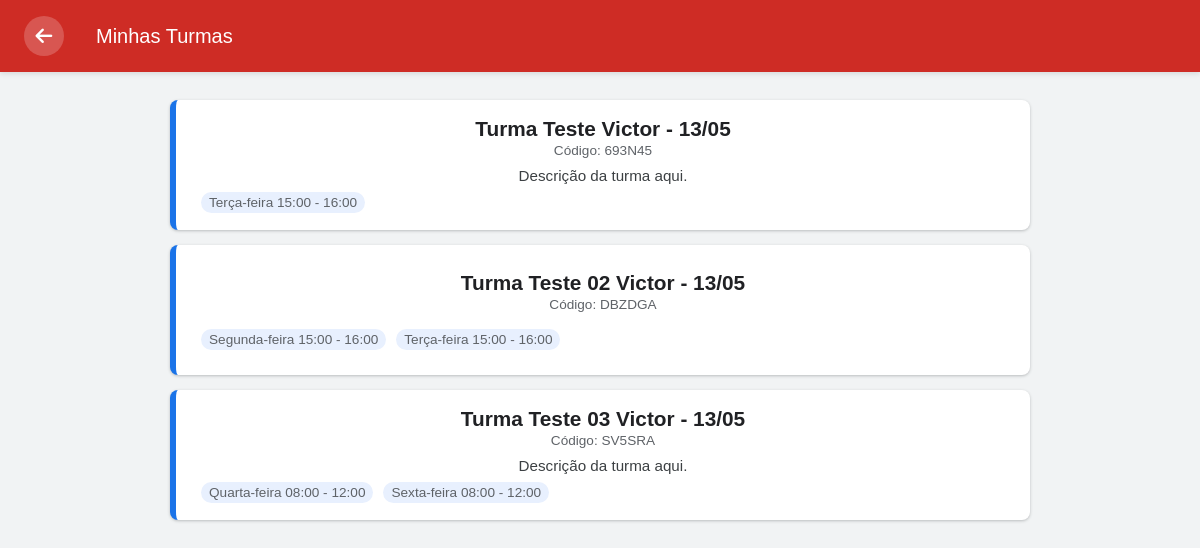
Before: /turmas/listar/ (signed in) with the older database file.
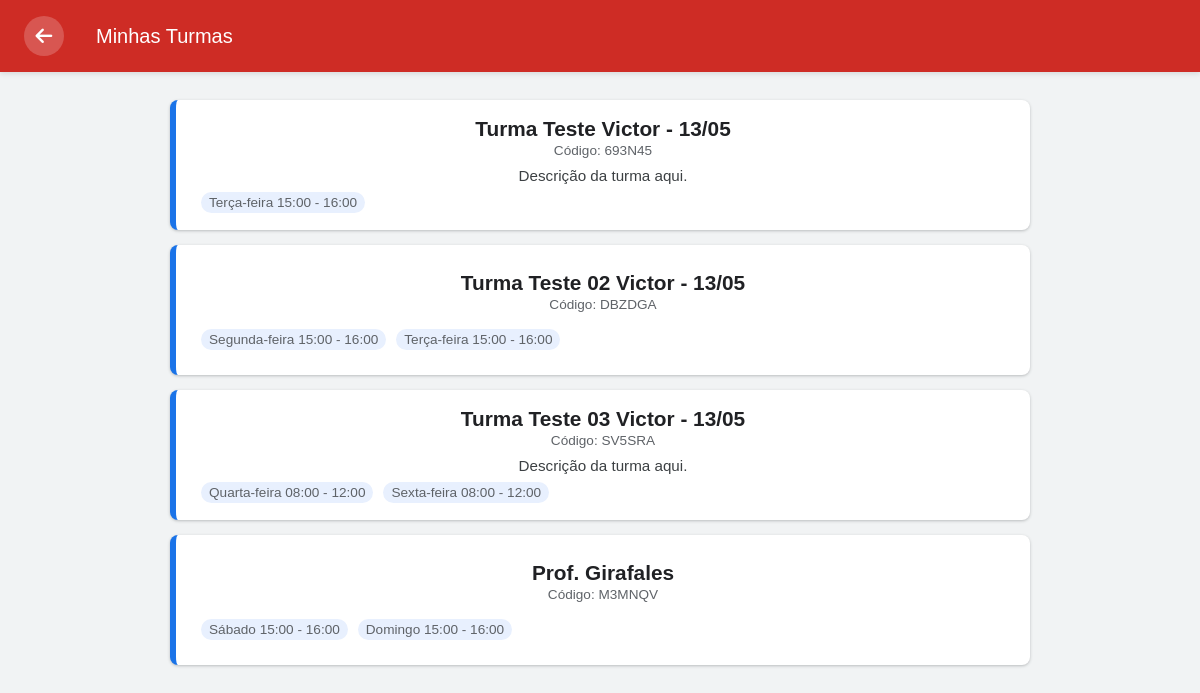
After: the same page with the newer database file.
### portal/models.py (models this page shows, shortened)
class Turma(models.Model):
    nome = models.CharField(max_length=100)
    professor = models.ForeignKey('Professor', on_delete=models.SET_NULL, null=True)
    codigo = models.CharField(max_length=20, unique=True, default='DEFAULT001')
    descricao = models.TextField(blank=True)
    data_criacao = models.DateTimeField(default=timezone.now)
    alunos = models.ManyToManyField('Aluno', related_name='turmas', blank=True)

class DiaSemana(models.Model):
    DIAS_SEMANA = [
        (0, 'Domingo'),
        (1, 'Segunda-feira'),
        (2, 'Terça-feira'),
        (3, 'Quarta-feira'),
        (4, 'Quinta-feira'),
        (5, 'Sexta-feira'),
        (6, 'Sábado'),
    ]
    dia = models.IntegerField(choices=DIAS_SEMANA)
    horario_turma = models.ForeignKey('HorarioTurma', on_delete=models.CASCADE, related_name='dias')
    class Meta:
        unique_together = ['dia', 'horario_turma']

class HorarioTurma(models.Model):
    turma = models.ForeignKey(Turma, on_delete=models.CASCADE, related_name='horarios')
    hora_inicio = models.TimeField()
    hora_fim = models.TimeField()
    class Meta:
        ordering = ['hora_inicio']

### portal/views.py (the view)
# urls.py: path('turmas/listar/', views.listar_turmas, name='listar_turmas'),
@login_required
def listar_turmas(request):
    professor = get_object_or_404(Professor, user=request.user)
    turmas = Turma.objects.filter(professor=professor)
    return render(request, 'listar_turmas.html', {'turmas': turmas})

### portal/templates/listar_turmas.html (shortened to what this page needs)
{% extends "base.html" %}
{% block style %}
<link rel="stylesheet" href="https://cdnjs.cloudflare.com/ajax/libs/font-awesome/6.4.0/css/all.min.css">
{% endblock %}
{% block content %}
<header class="header">
    <a href="{% url 'pagina_professor' %}" class="btn-voltar" title="Voltar">
        <i class="fas fa-arrow-left"></i>
    </a>
    <h1 style="margin: 0; font-size: 1.25rem;">Minhas Turmas</h1>
</header>
<div class="container">
    <div class="turmas-list">
        {% for turma in turmas %}
        <div class="turma-card"
             onclick="window.location.href='{% url 'dias_aula' turma.id %}'"
             role="button"
             tabindex="0"
             onkeypress="if(event.key==='Enter'){window.location.href='{% url 'dias_aula' turma.id %}'}">
            <div class="turma-header">
                <h2>{{ turma.nome }}</h2>
                <span class="turma-codigo">Código: {{ turma.codigo }}</span>
            </div>
            <div class="turma-info">
                <p>{{ turma.descricao }}</p>
                <div class="horarios">
                    {% for horario in turma.horarios.all %}
                    <div class="horario-item">
                        {% for dia in horario.dias.all %}
                        <span>{{ dia.get_dia_display }}</span>
                        {% endfor %}
                        {{ horario.hora_inicio|time:"H:i" }} - {{ horario.hora_fim|time:"H:i" }}
                    </div>
                    {% endfor %}
                </div>
            </div>
        </div>
        {% endfor %}
    </div>
</div>
{% endblock %}

### portal/templates/base.html (shortened to what this page needs)
<!DOCTYPE html>
{% load static %}
<html lang="pt-br">
<head>
    <link rel="stylesheet" href="https://cdnjs.cloudflare.com/ajax/libs/font-awesome/6.5.0/css/all.min.css">
    <link rel="stylesheet" href="{% static 'portal/css/style.css' %}">
    {% block style %}{% endblock %}
</head>
<body>
    <div class="container">
        {% block content %}{% endblock %}
    </div>
</body>
</html>

### portal/static/portal/css/style.css (style rules this page uses)
body { font-family: Arial, sans-serif; background-color: #f4f4f4; text-align: center; margin: 0; padding: 0; }

### portal/templates/listar_turmas.html (style rules this page uses)
body { font-family: 'Google Sans', Arial, sans-serif; background-color: #f1f3f4; margin: 0; padding: 0; }
.header { background-color: #ce2c25; color: white; padding: 1rem 1.5rem; display: flex; align-items: center; gap: 1rem; box-shadow: 0 2px 5px rgba(0, 0, 0, 0.1); width: 100vw; box-sizing: border-box; position: fixed; top: 0; left: 0; z-index: 1000; }
.btn-voltar { background-color: rgba(255, 255, 255, 0.2); color: white; border: none; width: 40px; height: 40px; border-radius: 50%; cursor: pointer; transition: background-color 0.2s; display: flex; align-items: center; justify-content: center; margin-right: 1rem; text-decoration: none; }
.btn-voltar i { font-size: 1.2rem; }
.container { max-width: 900px; margin: 100px auto 30px auto; padding: 0 20px; }
h1 { color: #ffffff; text-align: left; font-weight: 500; font-size: 2.5rem; margin-bottom: 20px; }
.turmas-list { display: flex; flex-direction: column; gap: 15px; }
.turma-card { background: white; border-radius: 8px; padding: 15px 25px; box-shadow: 0 1px 3px rgb(60 64 67 / 0.3); border-left: 6px solid #1a73e8; transition: box-shadow 0.3s ease; cursor: pointer; display: flex; flex-direction: column; justify-content: center; height: 100px; }
.turma-header { margin-bottom: 8px; }
.turma-header h2 { margin: 0; color: #202124; font-weight: 600; font-size: 1.3rem; }
.turma-codigo { color: #5f6368; font-size: 0.85rem; margin-top: 2px; font-weight: 500; }
.turma-info p { margin: 0; color: #3c4043; font-size: 0.95rem; white-space: nowrap; overflow: hidden; text-overflow: ellipsis; }
.horarios { margin-top: 8px; font-size: 0.85rem; color: #5f6368; display: flex; gap: 10px; flex-wrap: wrap; }
.horario-item { background: #e8f0fe; padding: 3px 8px; border-radius: 12px; font-weight: 500; }

Changed rows visible on the page:
added Turma: nome "Prof. Girafales", codigo "M3MNQV"
added HorarioTurma: hora_inicio "15:00", hora_fim "16:00", shown under "Prof. Girafales"
added DiaSemana: dia "Sábado", shown under "15:00"
added HorarioTurma: hora_inicio "15:00", hora_fim "16:00", shown under "Prof. Girafales"
added DiaSemana: dia "Domingo", shown under "15:00"
